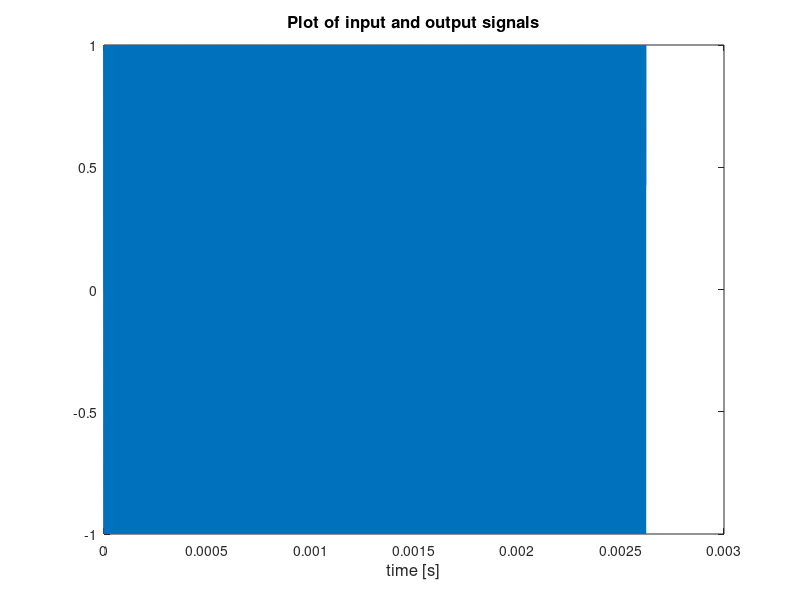

The MATLAB source for this figure:
function [] = learn_pll_wiki()
% ############ cant understand and give meaningless plot (190303)
%
% https://en.wikipedia.org/wiki/Phase-locked_loop
% This example is written in MATLAB

% In this example, an array "tracksig" is assumed to contain a reference signal to be tracked. 
% The oscillator is implemented by a counter,
% with the most significant bit of the counter indicating the on/off status of the oscillator. 
% This code simulates the two D-type flip-flops that comprise a phase-frequency comparator. 
% When either the reference or signal has a positive edge, the corresponding flip-flop switches high. 
% Once both reference and signal is high, both flip-flops are reset. 
% Which flip-flop is high determines at that instant whether the reference or signal leads the other. 
% The error signal is the difference between these two flip-flop values. 
% The pole-zero filter is implemented by adding the error signal and its derivative to the filtered error signal. 
% This in turn is integrated to find the oscillator frequency.

NF = 2^18;
numiterations = NF;

f0 = 1e6; % Frequency of reference signal [Hz]
phase_ref = 0; % Phase of reference signal [radians]
fs = 100e6; % Sampling frequency [Hz]

Ts = 1 / fs; % sampling period
t_vec = 0 : Ts : (NF - 1) * Ts; % time vector
tracksig = sin(2 * pi * f0 * t_vec + phase_ref); % reference signal array

% Initialize variables
vcofreq = zeros(1, numiterations);
ervec = zeros(1, numiterations);

% Keep track of last states of reference, signal, and error signal
qsig = 0; qref = 0; lref = 0; lsig = 0; lersig = 0;

phs = 0; freq = 0;

% Loop filter constants (proportional and derivative)
% Currently powers of two to facilitate multiplication by shifts
prop = 1/128;
deriv = 64;

for it = 1 : numiterations
    
    % Simulate a local oscillator using a 16-bit counter
    phs = mod(phs + floor(freq / 2^16), 2^16);
    ref = phs < 32768;
    % Get the next digital value (0 or 1) of the signal to track
    sig = tracksig(it);
    % Implement the phase-frequency detector
    rst = ~(qsig & qref);  % Reset the "flip-flop" of the phase-frequency
                    % detector when both signal and reference are high
    qsig = (qsig | (sig & ~lsig)) & rst;   % Trigger signal flip-flop and leading edge of signal
    qref = (qref | (ref & ~lref)) & rst;   % Trigger reference flip-flop on leading edge of reference
    lref = ref; lsig = sig; % Store these values for next iteration (for edge detection)
    ersig = qref - qsig;    % Compute the error signal (whether frequency should increase or decrease)
                            % Error signal is given by one or the other flip flop signal
    % Implement a pole-zero filter by proportional and derivative input to frequency
    filtered_ersig = ersig + (ersig - lersig) * deriv; 
    % Keep error signal for proportional output
    lersig = ersig;
    % Integrate VCO frequency using the error signal
    freq = freq - 2^16 * filtered_ersig * prop;
    % Frequency is tracked as a fixed-point binary fraction
    % Store the current VCO frequency
    vcofreq(1, it) = freq / 2^16;
    % Store the error signal to show whether signal or reference is higher frequency
    ervec(1, it) = ersig;
    
end
size(vcofreq)
vcofreq;

figure;
plot(t_vec, tracksig);
% plot(t_vec, tracksig, t_vec, vcofreq);
title('Plot of input and output signals', 'FontSize', 12);
xlabel('time [s]','FontSize', 12);
% legend('Input', 'Output');


